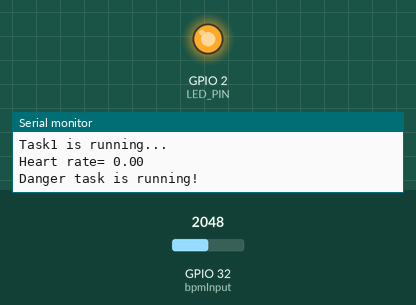
The sketch below on a simulated ESP32. Parts: output pins drawn as LEDs (lit = HIGH), the last lines printed to the serial monitor. Inputs (shaded band) come from the test bench; at power-on: GPIO 32 (bpmInput) = 2048.

Above: at 0.1 s.
At 2.1 s:
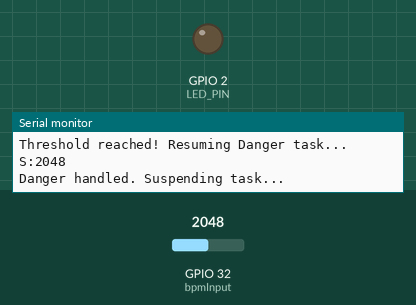
Timing chart, 0 to 3.6 s (numbered marks = the images above):
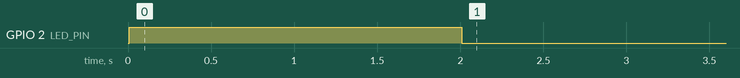

Measured:
- by itself, GPIO 2 (LED_PIN): LOW → HIGH at 0.01 s, → LOW 2.0 s later

The sketch:

diagnostic_basic.ino
```cpp
#include <Arduino.h>
#include "freertos/FreeRTOS.h"
#include "freertos/task.h"
//configuration pour utiliser un seul core de l'esp32
#if CONFIG_FREERTOS_UNICORE
static const BaseType_t app_cpu=0;
#else
static const BaseType_t app_cpu=1;
#endif
// declaration
const int bpmInput= A4;
int cardiograph;
int n_hyper = 0;      // Hyper count
int n_hypo = 0;       // Hypo count
int threshold =10;
float frequency=0;
unsigned long lastTime = 0;  // Time of the last crossing
unsigned long currentTime = 0;
TaskHandle_t DangerTaskHandle = NULL;
#define LED_PIN 2
void Symptoms(void *pvParameters);
void Danger( void *pvParameters );
void setup() {
    Serial.begin(9600);
    pinMode(LED_PIN, OUTPUT);
    // Create a FreeRTOS task
    xTaskCreatePinnedToCore(
        Symptoms,      // Function to implement the task
        "Symptoms",    // Name of the task (for debugging)
        2048,            // Stack size (in words, not bytes)
        NULL,            // Task input parameter
        1,               // Priority (higher value = higher priority)
        NULL,             // Task handle (optional)
        app_cpu
    );
    xTaskCreatePinnedToCore(
        Danger,      // Function to implement the task
        "Danger",    // Name of the task (for debugging)
        2048,            // Stack size (in words, not bytes)
        NULL,            // Task input parameter
        2,               // Priority (higher value = higher priority)
        NULL,             // Task handle (optional)
        app_cpu
    );

}

void loop() {
    // Main code running in loop()
    //Serial.println("Loop task is running...");
    cardiograph=analogRead(bpmInput);
     Serial.print("S:");
    Serial.println(cardiograph);
    delay(500);
}

// Task function definition
void Symptoms(void *pvParameters) {
    const int lic = 60;   // Lower threshold
    const int lsc = 175;  // Upper threshold
    int value = 0;

    // Detect if the signal crosses the threshold
      while (1) {
        Serial.println("Task1 is running...");
        value = cardiograph;
         if (value > threshold && currentTime == 0) { // First crossing
        lastTime = micros();                    // Record the crossing time
         } else if (value > threshold && currentTime > 0) { // Subsequent crossings
        currentTime = micros();                 // Record the current time
        unsigned long period = currentTime - lastTime; // Calculate the period
        frequency = 1000000.0 / period;         // Frequency in Hz
        lastTime = currentTime;                 // Update last crossing time
         }
        Serial.println("Heart rate= "+String(frequency));
        if (cardiograph < lic) {
            n_hypo++;
        }
        if (cardiograph > lsc) {
            n_hyper++;
        }
         if (n_hyper >= 3 || n_hypo >= 3) {
            Serial.println("Threshold reached! Resuming Danger task...");
            vTaskResume(DangerTaskHandle);
        }

        // Debug counts
        //Serial.print("Hypo Count: ");
        //vTaskDelay(200 / portTICK_PERIOD_MS);
        //Serial.println(n_hypo);
        //vTaskDelay(200 / portTICK_PERIOD_MS);
        //Serial.print("Hyper Count: ");
        //Serial.println(n_hyper);

       vTaskDelay(pdMS_TO_TICKS(300));
    }
}
//danger definition
void Danger(void *pvParameters){
  while (1) {
        Serial.println("Danger task is running!");

        // Simulate danger handling
        digitalWrite(LED_PIN, HIGH);
        vTaskDelay(pdMS_TO_TICKS(2000)); // Simulated work (2 seconds)

        // Reset thresholds and suspend the task
        n_hyper = 0;
        n_hypo = 0;
        digitalWrite(LED_PIN, LOW);
        Serial.println("Danger handled. Suspending task...");
        vTaskSuspend(NULL); // Suspend itself
    }
}
```
